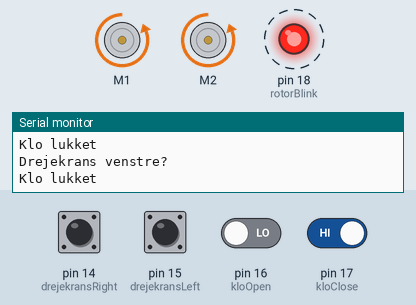
Bench run of a sketch on a simulated Arduino Uno, built with avr-gcc and run on an emulated ATmega328P. Shown: 2 × DC motor (green arrow = forward, orange = backward, longer = faster), output pins drawn as LEDs (lit = HIGH), the last lines printed to the serial monitor. Dashed ring = blinking. The test bench sets the inputs (shaded band); at power-on: pin 15 (drejekransLeft), pin 17 (kloClose) HIGH, pin 14 (drejekransRight), pin 16 (kloOpen) LOW.

Above: at 1.2 s.
1.3 s: pin 17 (kloClose) driven LOW
At 2.4 s:
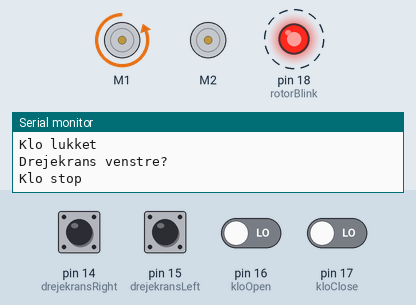
4.3 s: pin 16 (kloOpen) driven HIGH
At 5.3 s:
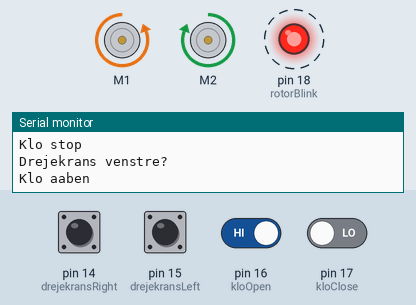
7.3 s: pin 15 (drejekransLeft) pulled LOW for 1 s
At 8.4 s:
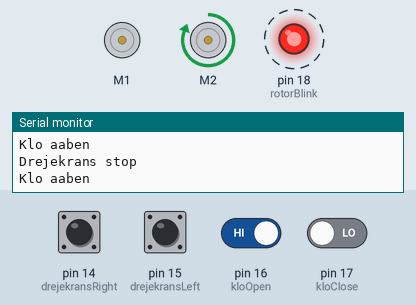
10.5 s: pin 16 (kloOpen) driven LOW
At 11.9 s:
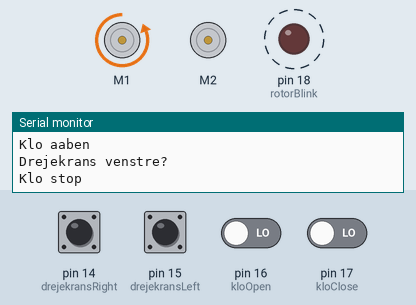
13.5 s: pin 15 (drejekransLeft) pulled LOW for 1 s
At 14.4 s:
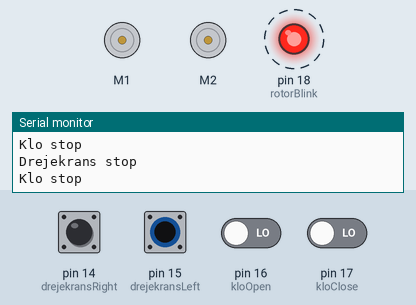
16.5 s: pin 17 (kloClose) driven HIGH
At 17.9 s:
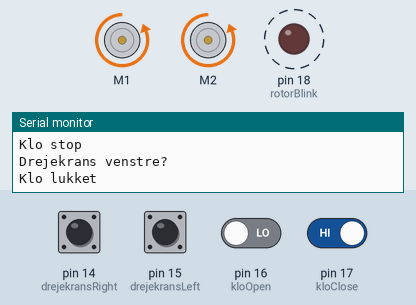
Timing chart, 0 to 20.5 s (numbered marks = the images above; inputs shaded):
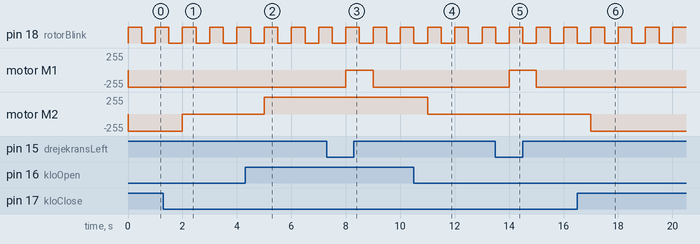

Measured:
- after the input at 1.3 s, motor M2: backward 255/255 → stopped after 0.70 s
- after the input at 4.3 s, motor M2: stopped → forward 255/255 after 0.70 s
- after the input at 7.3 s, motor M1: backward 255/255 → stopped after 0.70 s, → backward 255/255 1.0 s later
- after the input at 10.5 s, motor M2: forward 255/255 → stopped after 0.51 s
- after the input at 13.5 s, motor M1: backward 255/255 → stopped after 0.51 s, → backward 255/255 1.0 s later
- after the input at 16.5 s, motor M2: stopped → backward 255/255 after 0.51 s
- by itself, pin 18 (rotorBlink): alternates HIGH for 0.50 s and LOW for 0.50 s

The sketch:

arduino2.ino
```cpp
#include <AFMotor.h>

AF_DCMotor motor1(1); // create motor #2, 64KHz pwm
AF_DCMotor motor2(2); // create motor #2, 64KHz pwm
int drejekransRight = 14;
int drejekransLeft = 15;
int kloOpen = 16;
int kloClose = 17;
int rotorBlink = 18;

void setup() {     // presenting pins as outputs
  Serial.begin(9600); // initialization

  pinMode(drejekransRight, INPUT);
  pinMode(drejekransLeft, INPUT);
  pinMode(kloOpen, INPUT);
  pinMode(kloClose, INPUT);
  pinMode(rotorBlink, OUTPUT);

  motor1.setSpeed(255);
  motor2.setSpeed(255);

  Serial.begin(9600);
}

void loop() {

  //Drejekrans styring
  if (digitalRead(drejekransRight)==HIGH && digitalRead(drejekransLeft)==LOW)
     {
      motor1.run(FORWARD);
      Serial.println("Drejekrans hoejre?");
     }

   if (digitalRead(drejekransRight)==LOW && digitalRead(drejekransLeft)==HIGH)
     {
      motor1.run(BACKWARD);
      Serial.println("Drejekrans venstre?");
     }

    if (digitalRead(drejekransRight)==LOW && digitalRead(drejekransLeft)==LOW)
     {
      motor1.run(RELEASE);
      Serial.println("Drejekrans stop");
     }


  //Klo styring
  if (digitalRead(kloOpen)==HIGH && digitalRead(kloClose)==LOW)
     {
      motor2.run(FORWARD);
      Serial.println("Klo aaben");
     }

   if (digitalRead(kloOpen)==LOW && digitalRead(kloClose)==HIGH)
     {
      motor2.run(BACKWARD);
      Serial.println("Klo lukket");
     }

    if (digitalRead(kloOpen)==LOW && digitalRead(kloClose)==LOW)
     {
      motor2.run(RELEASE);
      Serial.println("Klo stop");
     }

  //Rotor blink
  digitalWrite(rotorBlink, HIGH);
  delay(500);
  digitalWrite(rotorBlink, LOW);
  delay(500);
}
```
